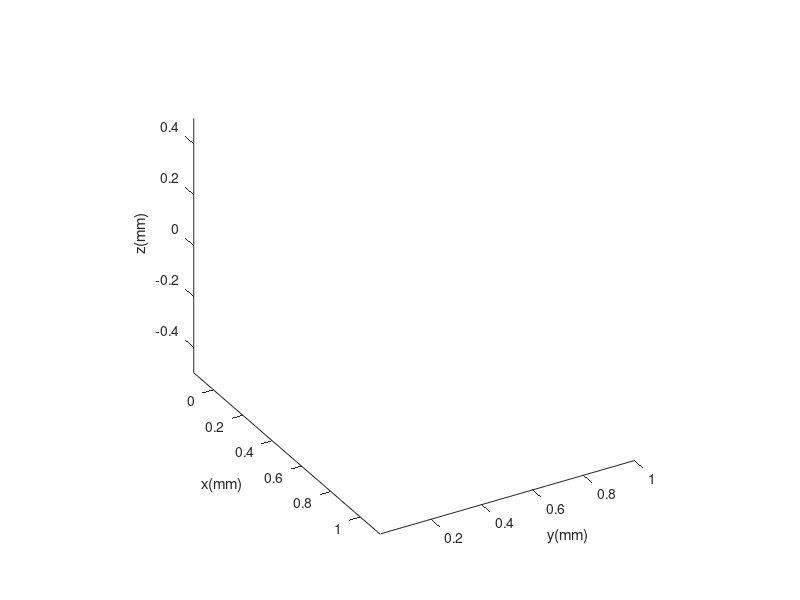

Reproduce this figure in MATLAB. (Note: this script raises an error after producing the figure.)
%                         tube_para1=denso_cal_moved_rcmpoint_for_dexerity_verify(mov1_p_o0,q_c1,tube_para1,p_rcm_origin1);

    figure
    axis equal
    axis tight
    view(60,30)
    xlabel('x(mm)')
    ylabel('y(mm)')
    zlabel('z(mm)')
    hold on
    %%
r=60;
coloum=2;
size=0;
for i=1:max(find(record_gamma_degree(3,:,coloum)))
    R_t=roty(record_gamma_degree(4,i,coloum)/180*pi)*rotx(record_gamma_degree(5,i,coloum)/180*pi)*rotz(record_gamma_degree(6,i,coloum)/180*pi);
    p_t=[0;0;r];
    p=R_t*p_t;
    if i~=1
    if record_gamma_degree(4,i-1,coloum)/180*pi==record_gamma_degree(4,i,coloum)/180*pi && record_gamma_degree(5,i-1,coloum)/180*pi==record_gamma_degree(5,i,coloum)/180*pi
        size=size+4;
    else
        size=0;
    end
    end
    plot3(p(1),p(2),p(3),'ro','MarkerSize',4+size)
%     draw_coordinate_system_only_for_zaxis(1,r,R_t,p_t,'rgb','draw');
end
%% draw sphere skelton
r=60;
for beta=0:15/180*pi:(pi-15/180*pi)
    for alpha=0:15/180*pi:(2*pi-15/180*pi)
        Rs=roty(beta)*rotx(alpha);
        ps=[0;0;r];
        p=Rs*ps;
        plot3(p(1),p(2),p(3),'b.');
        hold on;
    end
end
% for phi=0:15/180*pi:(2*pi-15/180*pi)
%     for theta=0:15/180*pi:(2*pi-15/180*pi)
%         x=r*cos(theta)*sin(phi);
%         y=r*cos(theta)*cos(phi);
%         z=r*sin(theta);
%         plot3(x,y,z,'r*');
%     end
% end

%%
for mm=1:1
    jj=0;
    for ii=1:size(record_gamma_degree(:,:,mm),2)-1
        if (record_gamma_degree(5,ii,mm)~=record_gamma_degree(5,ii+1,mm))||(record_gamma_degree(4,ii,mm)~=record_gamma_degree(4,ii+1,mm) && record_gamma_degree(5,ii,mm)==record_gamma_degree(5,ii+1,mm))
            jj=jj+1;
            beta_alpha(1:2,jj,mm)=record_gamma_degree(4:5,ii,mm);
        end
    end
    num=max(find(record_gamma_degree(3,:,mm)));
    fprintf([num2str(num),'\n',num2str(jj),'\n','\n']);
end